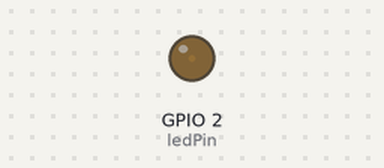
The program below on a simulated ESP32. On the bench: output pins drawn as LEDs (lit = HIGH). What the program prints to the serial monitor is not drawn.

Above: at 1.05 s.
At 2.8 s:
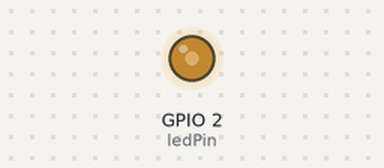
At 4.6 s:
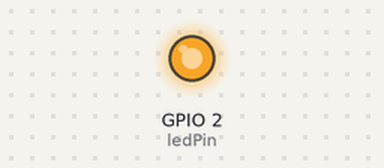
At 8.2 s:
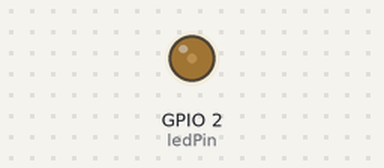
Timing chart, 0 to 11.8 s (numbered marks = the images above):
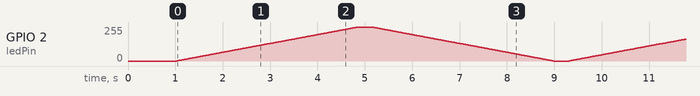

The program:

main.cpp
```cpp
#include <Arduino.h>

// ============================================================
// 实验3: LED呼吸灯实验 - PWM控制
// 功能：通过PWM实现LED呼吸灯效果（渐亮渐暗）
// ============================================================

// 定义LED引脚
const int ledPin = 2;

// 设置PWM属性
const int pwmChannel = 0;    // PWM通道 0
const int freq = 5000;       // 频率 5000Hz
const int resolution = 8;    // 分辨率 8位 (0-255)

void setup() {
    Serial.begin(115200);
    delay(1000);

    Serial.println("================================");
    Serial.println("实验3: LED呼吸灯实验 - PWM控制");
    Serial.println("================================");

    // 配置PWM通道
    ledcSetup(pwmChannel, freq, resolution);
    // 将LED引脚绑定到PWM通道
    ledcAttachPin(ledPin, pwmChannel);

    Serial.println("PWM 初始化完成");
    Serial.println("频率: 5000Hz, 分辨率: 8位 (0-255)\n");
}

void loop() {
    // 逐渐变亮
    Serial.println("渐亮...");
    for (int dutyCycle = 0; dutyCycle <= 255; dutyCycle++) {
        ledcWrite(pwmChannel, dutyCycle);
        delay(15);
    }

    delay(300);  // 最亮停留

    // 逐渐变暗
    Serial.println("渐暗...");
    for (int dutyCycle = 255; dutyCycle >= 0; dutyCycle--) {
        ledcWrite(pwmChannel, dutyCycle);
        delay(15);
    }

    delay(300);  // 最暗停留

    Serial.println("Breathing cycle completed\n");
}
```
